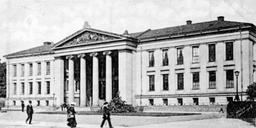
#> input picture assignment2/uio.png, 256 x 128 px, shrunk from 496 x 248 before the run
$ python oppgave2.py
#> lines starting #> are read from the running program, lines starting #| are printed output that depends on the picture; after the words box and inside, x2 and y2 are one past the last pixel; in counts of white or black regions, pixels touching at a corner belong together
'''
I denne oppgaven skal du implementere de viktigste delene av ikke-tapsfri JPEG-kompresjon. Du skal lage
en funksjon (eller et program) som har to parametre:

1. Et filnavn som spesifiserer plasseringen til bildefilen som skal benyttes.
2. Ett tall q som indirekte vil bestemme kompresjonsraten.

Funksjonen skal beregne omtrentlig hvor stor lagringsplass det angitte bildet vil bruke etter JPEG-komprimering,
og finne hvilken kompresjonsrate dette tilsvarer. Vi vil anta at inputbildet er et gråtonebilde med heltallsin-
tensiteter i intervallet [0, 255] og har både en bredde og en høyde som er multipler av 8. Bruk gjerne bildet
uio.png (vist i Figur 2) for å teste implementasjonen din underveis. Fremgangsmåten du skal følge for å lage
programmet følger i oblig 2 PDF.

'''
import numpy as np
from imageio import imread
import matplotlib.pyplot as plt

def jpeg(filename, q, quantify = True):
    #Steg 1: Les inn bildet
#> called with filename = 'uio.png', q = 0, quantify = False
    img = imread(filename, as_gray = True)
#> img is the input picture: shape (128, 256) float32; min 0, max 255, mean 175.4

    #Steg 2: Subtraher 128 fra alle pikselintensiteter
    img = img - 128

    size = 8
    row, col = img.shape
#> row = 128; col = 256
    f = np.zeros((row,col))
    Q = np.array([
        [16, 11, 10, 16, 24, 40, 51, 61],
        [12, 12, 14, 19, 26, 58, 60, 55],
        [14, 13, 16, 24, 40, 57, 69, 56],
        [14, 17, 22, 29, 51, 87, 80, 62],
        [18, 22, 37, 56, 68, 109, 103, 77],
        [24, 35, 55, 64, 81, 104, 113, 92],
        [49, 64, 78, 87, 103, 121, 120, 101],
        [72, 92, 95, 98, 112, 100, 103, 99]
    ])
    qQ = q*Q

    if(quantify):
        print(f"Starting JPEG compression for \"{filename}\" with q={q}")
    else:
        print(f"Starting JPEG compression for \"{filename}\" without quantification")

    #Transform og kvantifisering
    for x in range(0,row,size):
        for y in range(0,col,size):
            if(quantify):
                #Steg 5: Del opp bildet i 8x8 blokker og utfør 2D DCT på hver blokk, deretter punktvis divider alle 8x8 blokkene med qQ.
                f[x:x+size,y:y+size] = np.round( DCT(img[x:x+size, y:y+size]) / qQ)

            else:
                #Steg 3: Del opp bildet i 8x8 blokker og utfør 2D DCT på hver blokk
                f[x:x+size,y:y+size] = DCT(img[x:x+size, y:y+size])
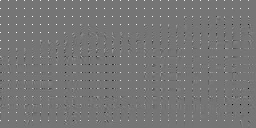
#> f: shape (128, 256) float64; min -835.9, max 976.4, mean 6; drawn with min black and max white

    if(quantify):
        #Steg 6: Beregn entropien til datasettet som består av alle elementene i blokkene
        H, storage, CR, PR = compression_info(f)

        print(f"Find entropy of compressed image (H), storage, compressionrate (CR) and percetage removed (PR):")
        print(f"Pixel intensities range from {f.min()} to {f.max()}, which gives a range G = {(f.max()-f.min().astype(int))+1}")
        print(f"H = {np.round(H,3)}b")
        print(f"storage = {np.round(storage)}kB")
        print(f"CR = {np.round(CR,3)}")
        print(f"PR = {np.round(PR,3)}%")

    #Rekonstruering
    for u in range(0,row,size):
        for v in range(0,col,size):
            if(quantify):
                #Steg 7: Rekonstruer en tilnærming av det opprinnelige bilde
                f[u:u+size,v:v+size] = np.round( invDCT(f[u:u+size,v:v+size] * qQ) )
            else:
            #Steg 4: Rekonstruer det opprinnelige bildet ved å utføre den inverse 2D DCT på hver blokk
                f[u:u+size,v:v+size] = np.round( invDCT(f[u:u+size, v:v+size]))
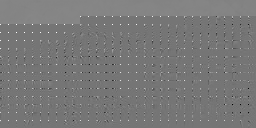
#> f: shape (128, 256) float64; 14.45% of pixels changed, all inside (x1, y1, x2, y2) = (0, 0, 256, 24); drawn with min black and max white
    f = f+128
    img = img+128

    if(not quantify):
        #Steg 4: Verifiser programmatisk at det rekonstruerte bildet og originalen er identisk
        print(f"Is f and img the same? {np.array_equal(img, f)}")

    #Steg 7: Skriv bildene til fil
    if(quantify):
        file = f'uio_reconstruction_q_{q}.png'
        plt.imsave(file, f, cmap=plt.cm.gray)

    else:
        plt.imsave('uio_no_quantification.png',f, cmap=plt.cm.gray)

    print("Successfully saved compressed image.")
    print("Compression done.")
    print()

# [25 lines left out: functions create_histogram, compression_info, not called in this run]

#> (the run stopped early here; a loop or call above may not have finished)
